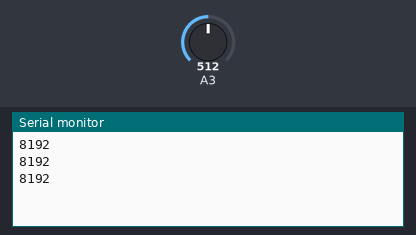
Bench run of a sketch on a simulated Arduino Zero (SAMD21). Parts: the last lines printed to the serial monitor. Inputs (shaded band) come from the test bench; at power-on: A3 = 512 (analog values on the 0–1023 scale).

Above: at 1.3 s.
1.4 s: A3 set to 716
At 1.9 s:
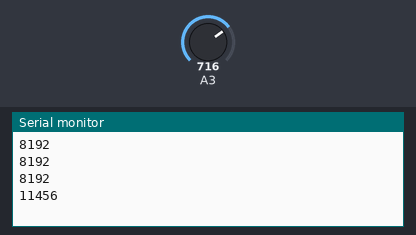
2.9 s: A3 set to 900
At 3.4 s:
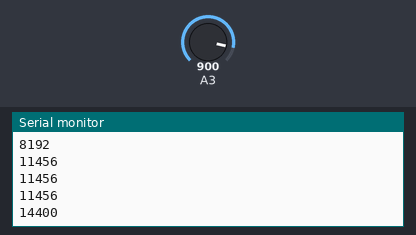
Timing chart, 0 to 5.9 s (numbered marks = the images above; inputs shaded):
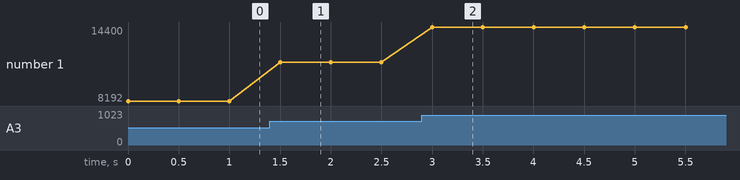

The sketch:

read_current.ino
```cpp
void setup(){
  Serial.begin(9600);
  analogReadResolution(14); //change to 14-bit resolution
}

void loop(){
  int reading = analogRead(A3); // returns a value between 0-16383
  Serial.println(reading);
  delay(500);
}
```

Measured:
- after the input at 1.4 s, the serial monitor: prints a new line after 0.10 s (image 1)
- after the input at 2.9 s, the serial monitor: prints a new line after 0.10 s (image 2)
- plotted number 1: 8192 → 11456 after the input at 1.4 s, 11456 → 14400 after the input at 2.9 s
